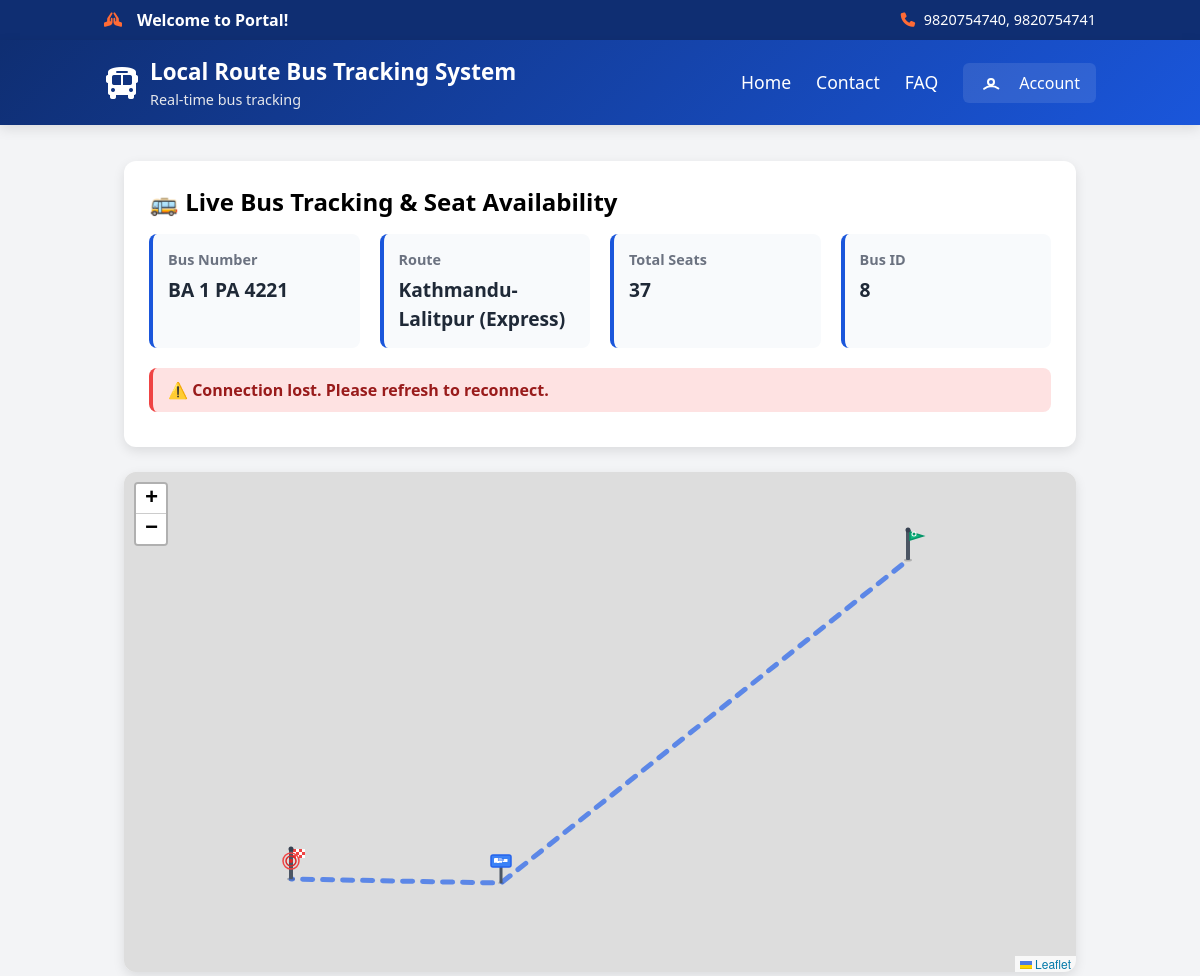
Page /track/8/ (upper part) on the earlier database version.
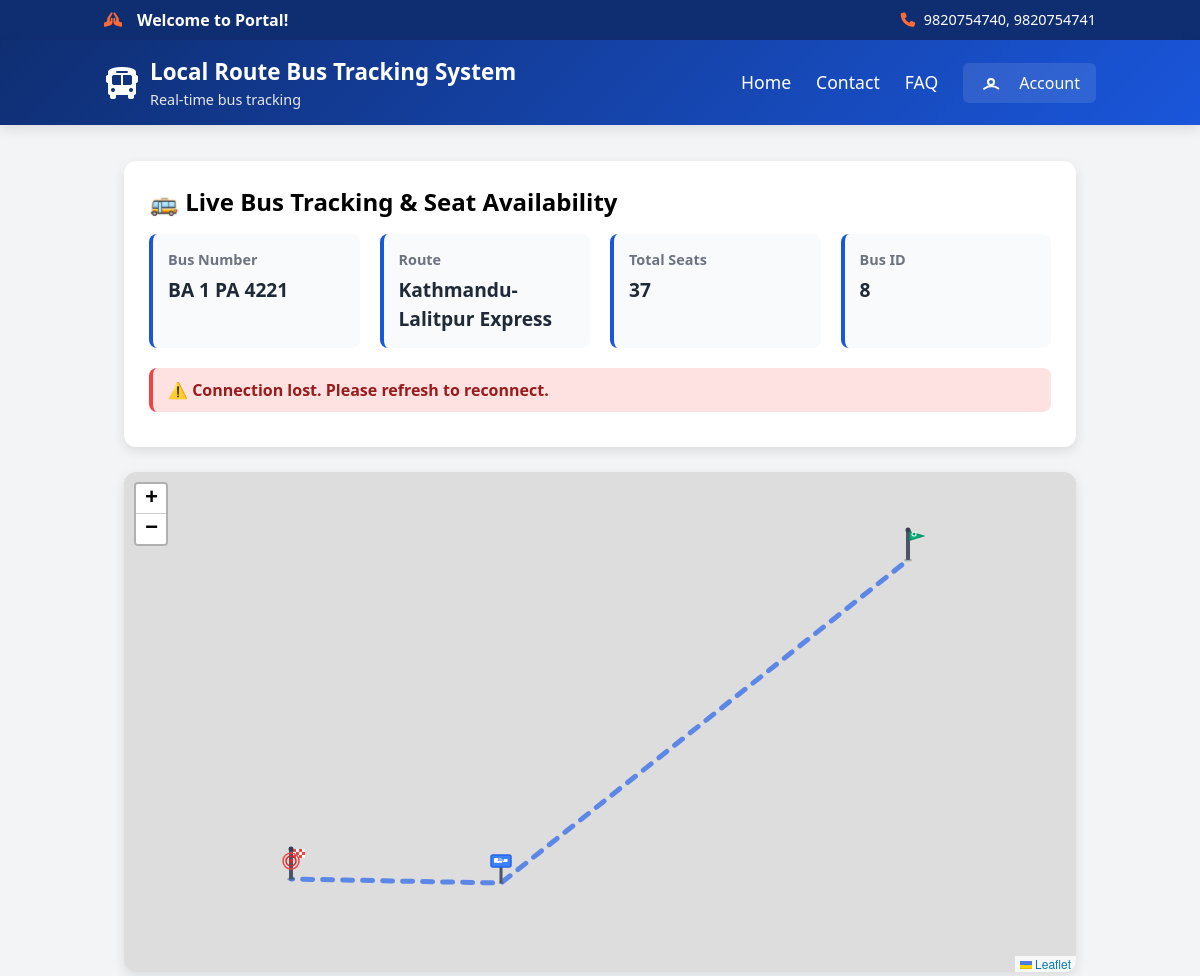
Same page on the later database version.
### core/models.py (models this page shows, shortened)
class Bus(models.Model):
    number_plate = models.CharField(max_length=50)
    total_seats = models.PositiveIntegerField(default=25)
    driver = models.ForeignKey(Driver, on_delete=models.CASCADE, related_name='buses')
    route = models.ForeignKey('BusRoute', on_delete=models.PROTECT, related_name='buses')
    current_lat = models.FloatField(null=True, blank=True)
    current_lng = models.FloatField(null=True, blank=True)
    eta_seconds = models.IntegerField(null=True, blank=True)
    eta_smoothed_seconds = models.FloatField(null=True, blank=True)
    eta_passed_counter = models.IntegerField(default=0)
    eta_updated_at = models.DateTimeField(null=True, blank=True)
    nearest_stop_index = models.IntegerField(null=True, blank=True)

class BusRoute(models.Model):
    name = models.CharField(max_length=100, unique=True)
    stops = models.ManyToManyField('Stop', through='RouteStop', related_name='routes')
    is_active = models.BooleanField(default=False)
    polyline = models.TextField(null=True, blank=True)
    route_length_m = models.FloatField(null=True, blank=True)
    reverse_route = models.ForeignKey(
        'self',
        on_delete=models.SET_NULL,
        null=True,
        blank=True,
        related_name='forward_route',
        help_text="The reverse direction of this route"
    )
    def get_stops_list(self):
        return [rs.stop for rs in self.routestop_set.order_by('order')]
    def get_route_coordinates(self):
        stops = self.get_stops_list()
        return [[stop.latitude, stop.longitude] for stop in stops]

### core/views.py (the view, shortened to what this page needs)
# urls.py: path('track/<int:bus_id>/', views.track_bus, name='track_bus'),
def track_bus(request, bus_id):
    from .models import Bus
    bus = Bus.objects.filter(id=bus_id).first()
    seats = list(bus.seats.order_by('seat_number').all()) if bus else []
    last_row_start = bus.total_seats - 5 if bus and bus.total_seats >= 5 else 0
    seat_grid_columns = []
    seats_per_row = 4
    col_map = [2, 3, 5, 6]
    for idx, seat in enumerate(seats):
        if idx < last_row_start:
            row = (idx // seats_per_row) + 1
            pos = idx % seats_per_row
            col = col_map[pos]
        else:
            row = (last_row_start // seats_per_row) + 1 if last_row_start > 0 else (idx // seats_per_row) + 1
            col = (idx - last_row_start) + 2
            if col < 2: col = 2
            if col > 6: col = 6
        seat_grid_columns.append((seat, row, col))
    is_bookmarked = False
    if request.user.is_authenticated:
        is_bookmarked = Bookmark.objects.filter(user=request.user, bus=bus).exists()
    chat_room = None
    if request.user.is_authenticated and bus and bus.driver and bus.driver.user:
        chat_room = f'user_{request.user.id}_driver_{bus.driver.user.id}'
    default_pickup = request.GET.get('pickup', '')
    eta = None
    pickup_coords = None
    return render(request, 'user/tracking.html', {
        'bus_id': bus_id,
        'bus': bus,
        'seats': seats,
        'last_row_start': last_row_start,
        'seat_grid_columns': seat_grid_columns,
        'is_bookmarked': is_bookmarked,
        'chat_room': chat_room,
        'default_pickup': default_pickup,
        'eta': eta,
        'pickup_coords': pickup_coords,
    })

### core/templates/user/tracking.html (shortened to what this page needs)
{% extends 'base.html' %}
{% load static %}
{% block extra_head %}
<link rel="stylesheet" href="https://unpkg.com/leaflet/dist/leaflet.css" />
{% endblock %}
{% block content %}
<div class="tracking-container">
    <div class="tracking-header">
        <h2 class="text-2xl font-bold mb-4">🚌 Live Bus Tracking & Seat Availability</h2>
        <div class="bus-info-grid">
            <div class="info-card">
                <div class="info-label">Bus Number</div>
                <div class="info-value">{{ bus.number_plate }}</div>
            </div>
            <div class="info-card">
                <div class="info-label">Route</div>
                <div class="info-value">{{ bus.route.name }}</div>
            </div>
            <div class="info-card">
                <div class="info-label">Total Seats</div>
                <div class="info-value">{{ bus.total_seats }}</div>
            </div>
            <div class="info-card">
                <div class="info-label">Bus ID</div>
                <div class="info-value">{{ bus_id }}</div>
            </div>
        </div>
        <div id="locationStatus" class="status-message" style="display: none;"></div>
    </div>
    <div class="map-section">
        <div class="map-container">
            <div id="map"></div>
        </div>
    </div>
</div>
{% endblock %}

Differences in the rows shown:
changed Bus "BA 1 PA 4221": route.name "Kathmandu-Lalitpur (Express)" → "Kathmandu-Lalitpur Express"
